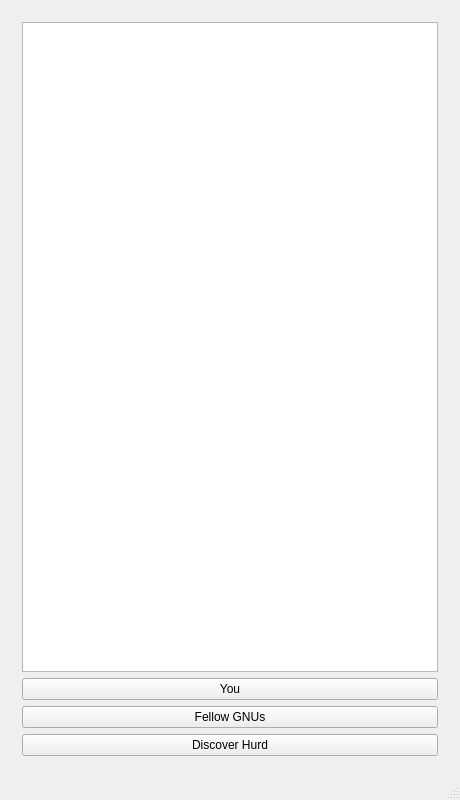
<?xml version="1.0" encoding="UTF-8"?>
<ui version="4.0">
 <class>GNUFreeCall</class>
 <widget class="QMainWindow" name="GNUFreeCall">
  <property name="geometry">
   <rect>
    <x>0</x>
    <y>0</y>
    <width>460</width>
    <height>800</height>
   </rect>
  </property>
  <property name="sizeIncrement">
   <size>
    <width>0</width>
    <height>0</height>
   </size>
  </property>
  <property name="baseSize">
   <size>
    <width>480</width>
    <height>800</height>
   </size>
  </property>
  <property name="windowTitle">
   <string>GNUFreeCall</string>
  </property>
  <widget class="QWidget" name="centralWidget">
   <layout class="QVBoxLayout" name="verticalLayout_2">
    <item>
     <widget class="QStackedWidget" name="stackedWidget">
      <property name="currentIndex">
       <number>0</number>
      </property>
      <widget class="QWidget" name="pageMain">
       <layout class="QVBoxLayout" name="verticalLayout_4">
        <item>
         <layout class="QVBoxLayout" name="verticalLayout">
          <item>
           <widget class="QGraphicsView" name="videoView">
            <property name="sizePolicy">
             <sizepolicy hsizetype="Expanding" vsizetype="Expanding">
              <horstretch>0</horstretch>
              <verstretch>0</verstretch>
             </sizepolicy>
            </property>
            <property name="sizeIncrement">
             <size>
              <width>0</width>
              <height>0</height>
             </size>
            </property>
            <property name="baseSize">
             <size>
              <width>0</width>
              <height>0</height>
             </size>
            </property>
            <property name="verticalScrollBarPolicy">
             <enum>Qt::ScrollBarAlwaysOff</enum>
            </property>
            <property name="horizontalScrollBarPolicy">
             <enum>Qt::ScrollBarAlwaysOff</enum>
            </property>
            <property name="sceneRect">
             <rectf>
              <x>0.000000000000000</x>
              <y>0.000000000000000</y>
              <width>0.000000000000000</width>
              <height>0.000000000000000</height>
             </rectf>
            </property>
            <property name="alignment">
             <set>Qt::AlignCenter</set>
            </property>
            <property name="renderHints">
             <set>QPainter::Antialiasing</set>
            </property>
            <property name="transformationAnchor">
             <enum>QGraphicsView::NoAnchor</enum>
            </property>
            <property name="resizeAnchor">
             <enum>QGraphicsView::NoAnchor</enum>
            </property>
            <property name="viewportUpdateMode">
             <enum>QGraphicsView::NoViewportUpdate</enum>
            </property>
           </widget>
          </item>
          <item>
           <widget class="QPushButton" name="buttonYou">
            <property name="styleSheet">
             <string notr="true"/>
            </property>
            <property name="text">
             <string>You</string>
            </property>
            <property name="icon">
             <iconset>
              <normaloff>icons/you_icon.png</normaloff>icons/you_icon.png</iconset>
            </property>
            <property name="iconSize">
             <size>
              <width>72</width>
              <height>72</height>
             </size>
            </property>
           </widget>
          </item>
          <item>
           <widget class="QPushButton" name="buttonFellowGNUs">
            <property name="text">
             <string>Fellow GNUs</string>
            </property>
            <property name="icon">
             <iconset>
              <normaloff>icons/fellow_gnus_icon.png</normaloff>icons/fellow_gnus_icon.png</iconset>
            </property>
            <property name="iconSize">
             <size>
              <width>72</width>
              <height>72</height>
             </size>
            </property>
           </widget>
          </item>
          <item>
           <widget class="QPushButton" name="buttonDiscoverHurd">
            <property name="text">
             <string>Discover Hurd</string>
            </property>
            <property name="icon">
             <iconset>
              <normaloff>icons/discover_hurd_icon.png</normaloff>icons/discover_hurd_icon.png</iconset>
            </property>
            <property name="iconSize">
             <size>
              <width>72</width>
              <height>72</height>
             </size>
            </property>
           </widget>
          </item>
         </layout>
        </item>
       </layout>
      </widget>
      <widget class="QWidget" name="pageYou">
       <layout class="QVBoxLayout" name="verticalLayout_5">
        <item>
         <layout class="QVBoxLayout" name="verticalLayout_3">
          <item>
           <layout class="QHBoxLayout" name="horizontalLayout">
            <item>
             <widget class="QLabel" name="label">
              <property name="font">
               <font>
                <pointsize>16</pointsize>
               </font>
              </property>
              <property name="text">
               <string>You</string>
              </property>
             </widget>
            </item>
            <item>
             <spacer name="horizontalSpacer">
              <property name="orientation">
               <enum>Qt::Horizontal</enum>
              </property>
              <property name="sizeHint" stdset="0">
               <size>
                <width>40</width>
                <height>20</height>
               </size>
              </property>
             </spacer>
            </item>
            <item>
             <widget class="QLabel" name="label_2">
              <property name="baseSize">
               <size>
                <width>32</width>
                <height>32</height>
               </size>
              </property>
              <property name="text">
               <string/>
              </property>
              <property name="pixmap">
               <pixmap>icons/you_icon.png</pixmap>
              </property>
              <property name="scaledContents">
               <bool>false</bool>
              </property>
             </widget>
            </item>
           </layout>
          </item>
          <item>
           <widget class="QLineEdit" name="searchYou">
            <property name="inputMask">
             <string/>
            </property>
            <property name="text">
             <string>Search...</string>
            </property>
           </widget>
          </item>
          <item>
           <widget class="QTreeWidget" name="treeYou">
            <column>
             <property name="text">
              <string>Cloud Name</string>
             </property>
            </column>
            <column>
             <property name="text">
              <string>You</string>
             </property>
            </column>
            <column>
             <property name="text">
              <string>GNUs</string>
             </property>
            </column>
            <column>
             <property name="text">
              <string>Hurd</string>
             </property>
            </column>
            <item>
             <property name="text">
              <string>Name</string>
             </property>
             <property name="font">
              <font>
               <pointsize>16</pointsize>
              </font>
             </property>
            </item>
            <item>
             <property name="text">
              <string>Address</string>
             </property>
             <property name="font">
              <font>
               <pointsize>16</pointsize>
              </font>
             </property>
            </item>
            <item>
             <property name="text">
              <string>Interests</string>
             </property>
             <property name="font">
              <font>
               <pointsize>16</pointsize>
              </font>
             </property>
            </item>
            <item>
             <property name="text">
              <string>Pictures</string>
             </property>
             <property name="font">
              <font>
               <pointsize>16</pointsize>
              </font>
             </property>
            </item>
           </widget>
          </item>
          <item>
           <layout class="QHBoxLayout" name="horizontalLayout_4">
            <item>
             <widget class="QPushButton" name="buttonAddCloud">
              <property name="text">
               <string>+ Add Cloud</string>
              </property>
             </widget>
            </item>
            <item>
             <spacer name="horizontalSpacer_2">
              <property name="orientation">
               <enum>Qt::Horizontal</enum>
              </property>
              <property name="sizeHint" stdset="0">
               <size>
                <width>40</width>
                <height>20</height>
               </size>
              </property>
             </spacer>
            </item>
           </layout>
          </item>
         </layout>
        </item>
       </layout>
      </widget>
      <widget class="QWidget" name="pageFellowGNUs">
       <widget class="QWidget" name="verticalLayoutWidget_3">
        <property name="geometry">
         <rect>
          <x>10</x>
          <y>10</y>
          <width>424</width>
          <height>742</height>
         </rect>
        </property>
        <layout class="QVBoxLayout" name="verticalLayout_6">
         <item>
          <layout class="QHBoxLayout" name="horizontalLayout_5">
           <item>
            <widget class="QLabel" name="label_3">
             <property name="font">
              <font>
               <pointsize>16</pointsize>
              </font>
             </property>
             <property name="text">
              <string>Fellow GNUs</string>
             </property>
            </widget>
           </item>
           <item>
            <spacer name="horizontalSpacer_3">
             <property name="orientation">
              <enum>Qt::Horizontal</enum>
             </property>
             <property name="sizeHint" stdset="0">
              <size>
               <width>40</width>
               <height>20</height>
              </size>
             </property>
            </spacer>
           </item>
           <item>
            <widget class="QLabel" name="label_4">
             <property name="baseSize">
              <size>
               <width>32</width>
               <height>32</height>
              </size>
             </property>
             <property name="text">
              <string/>
             </property>
             <property name="pixmap">
              <pixmap>icons/fellow_gnus_icon.png</pixmap>
             </property>
             <property name="scaledContents">
              <bool>false</bool>
             </property>
            </widget>
           </item>
          </layout>
         </item>
         <item>
          <widget class="QLineEdit" name="searchFellowGNUs">
           <property name="inputMask">
            <string/>
           </property>
           <property name="text">
            <string>Search...</string>
           </property>
          </widget>
         </item>
         <item>
          <widget class="QTreeWidget" name="treeFellowGNUs">
           <column>
            <property name="text">
             <string>Cloud Name</string>
            </property>
           </column>
           <column>
            <property name="text">
             <string>You</string>
            </property>
           </column>
           <column>
            <property name="text">
             <string>GNUs</string>
            </property>
           </column>
           <column>
            <property name="text">
             <string>Hurd</string>
            </property>
           </column>
           <item>
            <property name="text">
             <string>David Sugar</string>
            </property>
            <property name="font">
             <font>
              <pointsize>16</pointsize>
             </font>
            </property>
           </item>
           <item>
            <property name="text">
             <string>Hospital</string>
            </property>
            <property name="font">
             <font>
              <pointsize>16</pointsize>
             </font>
            </property>
           </item>
           <item>
            <property name="text">
             <string>Andrew Bovsunovskiy</string>
            </property>
            <property name="font">
             <font>
              <pointsize>16</pointsize>
             </font>
            </property>
           </item>
           <item>
            <property name="text">
             <string>Pimm Hogeling</string>
            </property>
            <property name="font">
             <font>
              <pointsize>16</pointsize>
             </font>
            </property>
           </item>
          </widget>
         </item>
         <item>
          <layout class="QHBoxLayout" name="horizontalLayout_6">
           <item>
            <widget class="QPushButton" name="buttonAddGNU">
             <property name="text">
              <string>+ Add GNU</string>
             </property>
            </widget>
           </item>
           <item>
            <spacer name="horizontalSpacer_4">
             <property name="orientation">
              <enum>Qt::Horizontal</enum>
             </property>
             <property name="sizeHint" stdset="0">
              <size>
               <width>40</width>
               <height>20</height>
              </size>
             </property>
            </spacer>
           </item>
          </layout>
         </item>
        </layout>
       </widget>
      </widget>
      <widget class="QWidget" name="pageDiscoverHurd">
       <widget class="QWidget" name="verticalLayoutWidget_4">
        <property name="geometry">
         <rect>
          <x>10</x>
          <y>10</y>
          <width>424</width>
          <height>742</height>
         </rect>
        </property>
        <layout class="QVBoxLayout" name="verticalLayout_7">
         <item>
          <layout class="QHBoxLayout" name="horizontalLayout_7">
           <item>
            <widget class="QLabel" name="label_5">
             <property name="font">
              <font>
               <pointsize>16</pointsize>
              </font>
             </property>
             <property name="text">
              <string>Discover Hurd</string>
             </property>
            </widget>
           </item>
           <item>
            <spacer name="horizontalSpacer_5">
             <property name="orientation">
              <enum>Qt::Horizontal</enum>
             </property>
             <property name="sizeHint" stdset="0">
              <size>
               <width>40</width>
               <height>20</height>
              </size>
             </property>
            </spacer>
           </item>
           <item>
            <widget class="QLabel" name="label_6">
             <property name="baseSize">
              <size>
               <width>32</width>
               <height>32</height>
              </size>
             </property>
             <property name="text">
              <string/>
             </property>
             <property name="pixmap">
              <pixmap>icons/discover_hurd_icon.png</pixmap>
             </property>
             <property name="scaledContents">
              <bool>false</bool>
             </property>
            </widget>
           </item>
          </layout>
         </item>
         <item>
          <widget class="QLineEdit" name="searchDiscoverHurd">
           <property name="inputMask">
            <string/>
           </property>
           <property name="text">
            <string>Search...</string>
           </property>
          </widget>
         </item>
         <item>
          <widget class="QTreeWidget" name="treeDiscoverHurd">
           <column>
            <property name="text">
             <string>Cloud Name</string>
            </property>
           </column>
           <column>
            <property name="text">
             <string>You</string>
            </property>
           </column>
           <column>
            <property name="text">
             <string>GNUs</string>
            </property>
           </column>
           <column>
            <property name="text">
             <string>Hurd</string>
            </property>
           </column>
           <item>
            <property name="text">
             <string>David Sugar</string>
            </property>
            <property name="font">
             <font>
              <pointsize>16</pointsize>
             </font>
            </property>
           </item>
           <item>
            <property name="text">
             <string>Andrew Bovsunovskiy</string>
            </property>
            <property name="font">
             <font>
              <pointsize>16</pointsize>
             </font>
            </property>
           </item>
           <item>
            <property name="text">
             <string>Pimm Hogeling</string>
            </property>
            <property name="font">
             <font>
              <pointsize>16</pointsize>
             </font>
            </property>
           </item>
           <item>
            <property name="text">
             <string>Hospital A</string>
            </property>
            <property name="font">
             <font>
              <pointsize>16</pointsize>
             </font>
            </property>
           </item>
           <item>
            <property name="text">
             <string>Hospital B</string>
            </property>
            <property name="font">
             <font>
              <pointsize>16</pointsize>
             </font>
            </property>
           </item>
           <item>
            <property name="text">
             <string>Astronaut №1</string>
            </property>
            <property name="font">
             <font>
              <pointsize>16</pointsize>
             </font>
            </property>
           </item>
          </widget>
         </item>
         <item>
          <layout class="QHBoxLayout" name="horizontalLayout_8">
           <item>
            <widget class="QPushButton" name="buttonListView">
             <property name="text">
              <string>List View</string>
             </property>
            </widget>
           </item>
           <item>
            <spacer name="horizontalSpacer_6">
             <property name="orientation">
              <enum>Qt::Horizontal</enum>
             </property>
             <property name="sizeHint" stdset="0">
              <size>
               <width>40</width>
               <height>20</height>
              </size>
             </property>
            </spacer>
           </item>
           <item>
            <widget class="QPushButton" name="buttonCloudView">
             <property name="text">
              <string>Cloud View</string>
             </property>
            </widget>
           </item>
          </layout>
         </item>
        </layout>
       </widget>
      </widget>
     </widget>
    </item>
   </layout>
  </widget>
  <widget class="QStatusBar" name="statusBar"/>
 </widget>
 <layoutdefault spacing="6" margin="11"/>
 <resources/>
 <connections/>
</ui>
